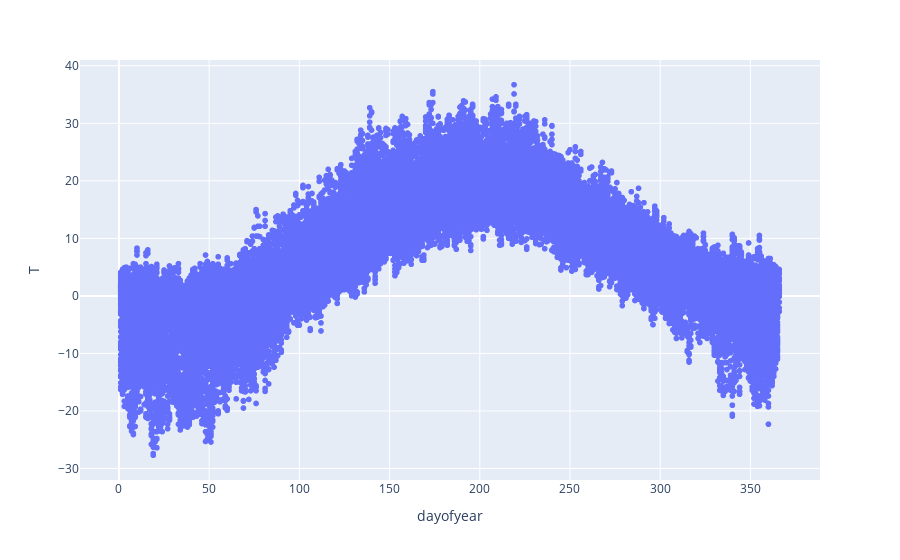

Here is the notebook cell this chart was saved with:
### Code cell
wdf.plot.scatter('dayofyear', 'T')

### Figure 1 — Plotly figure (JSON) as saved in the notebook; plotly's stock layout.template omitted (floating-point values rounded to 4 significant figures; data arrays with more than 128 entries replaced by an {"elided": "..."} marker saying what was removed)
{"data": [{"hovertemplate": "dayofyear=%{x}<br>T=%{y}<extra></extra>", "legendgroup": "", "marker": {"color": "#636efa", "symbol": "circle"}, "mode": "markers", "name": "", "showlegend": false, "type": "scattergl", "x": {"elided": "51916 int values"}, "xaxis": "x", "y": {"elided": "51916 float values"}, "yaxis": "y"}], "layout": {"legend": {"tracegroupgap": 0}, "margin": {"t": 60}, "xaxis": {"anchor": "y", "domain": [0, 1], "title": {"text": "dayofyear"}}, "yaxis": {"anchor": "x", "domain": [0, 1], "title": {"text": "T"}}}}
